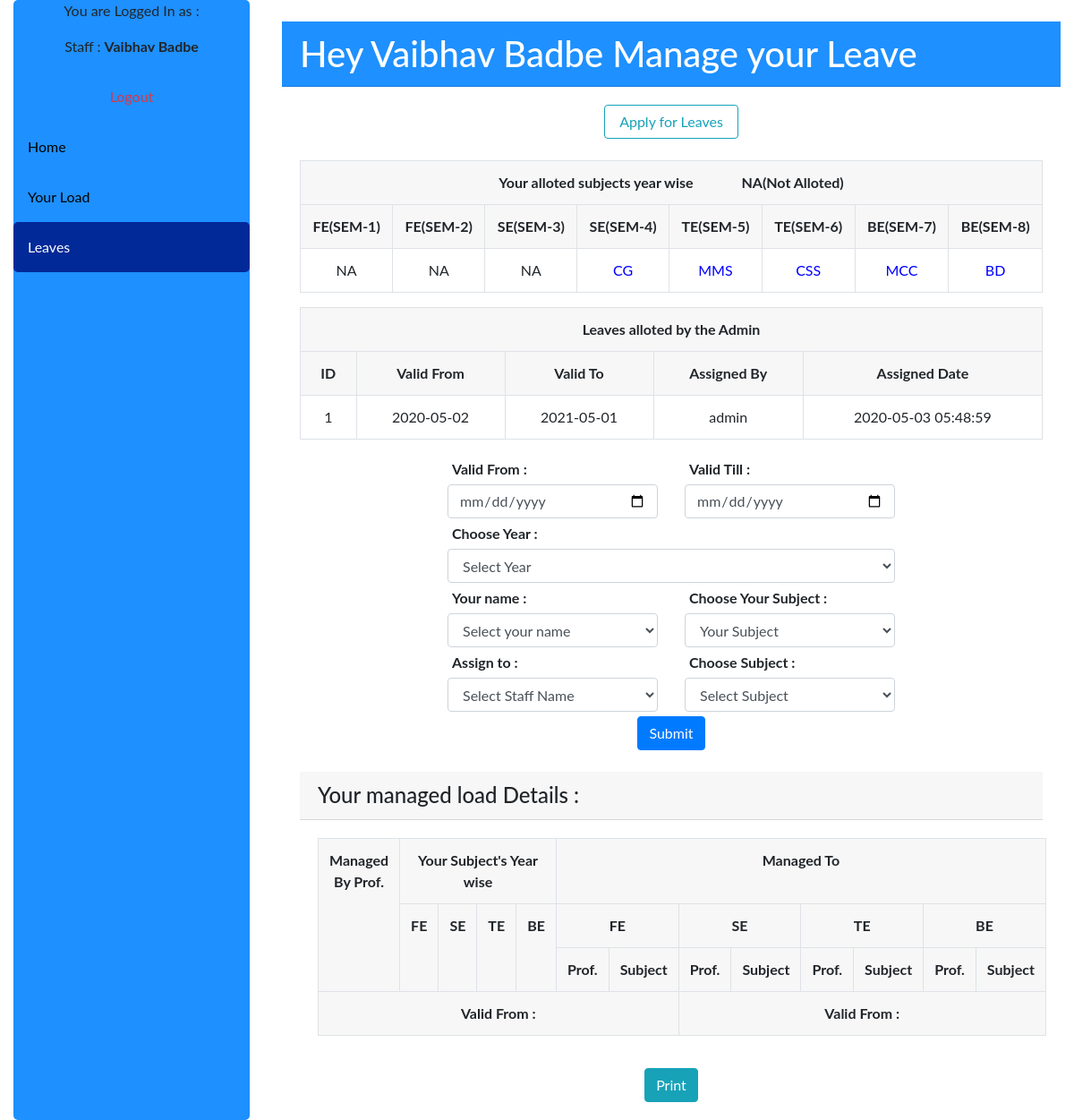
The page /staff/manage_leave.php (signed in) on the database its author committed.
### tables this page shows
CREATE TABLE `assign_leave` (
  `id` int(255) NOT NULL,
  `v_from` varchar(255) NOT NULL,
  `v_to` varchar(255) NOT NULL,
  `casual` varchar(255) NOT NULL,
  `special` varchar(255) NOT NULL,
  `medical` varchar(255) NOT NULL,
  `vacation` varchar(255) NOT NULL,
  `assign_to` varchar(255) NOT NULL,
  `assign_by` varchar(255) NOT NULL,
  `assign_date` timestamp NOT NULL DEFAULT current_timestamp() ON UPDATE current_timestamp()
);

### staff/manage_leave.php (the view, shortened to what this page needs)
<?php
  $db = mysqli_connect("localhost", "root", "", "sllm");
?>
<!DOCTYPE html>
<html>
<head>
    <link rel="stylesheet" href="https://maxcdn.bootstrapcdn.com/bootstrap/4.1.3/css/bootstrap.min.css">
    <link rel="stylesheet" href="https://use.fontawesome.com/releases/v5.6.3/css/all.css">
</head>
<body>
  <div class="container-fluid">
      <div class="row">
      <div class="col-lg-3 col-sm-3" >
      <div class="sidebar">
         <div>
            <?php  if (isset($_SESSION['username'])) : ?>
             <p style="text-align: center">You are Logged In as :</p>
             <p style="text-align: center">Staff : <strong><?php echo $_SESSION['username']; ?></strong></p>
             <a href="../logout.php" class="text-center text-danger">Logout</a>
            <?php endif ?>
         </div>
          <a href="staffhome.php">Home</a>
          <a href="yourload.php">Your Load</a>
          <a class="active" href="applyleave.php">Leaves</a>
      </div>
          </div>
        <div class="col-lg-9 col-sm-9">
        <br><h1 style="color: white; background-color: dodgerblue" class="card-header"> Hey <span><?php echo $_SESSION['username']; ?></span> Manage your Leave</h1>
        <div class="card-body">
        <a style="margin: auto; display: block; max-width: 150px" class="btn btn-outline-info" href="applyleave.php">Apply for Leaves</a><br>
        <table class="table table-bordered text-center">
          <tr class="card-header">
            <th colspan="8">Your alloted subjects year wise <span style="margin-left: 50px">NA(Not Alloted)</span></th>
          </tr>
          <tr class="card-header">
            <th>FE(SEM-1)</th>
            <th>FE(SEM-2)</th>
            <th>SE(SEM-3)</th>
            <th>SE(SEM-4)</th>
            <th>TE(SEM-5)</th>
            <th>TE(SEM-6)</th>
            <th>BE(SEM-7)</th>
            <th>BE(SEM-8)</th>
          </tr>
          <tr>
            <?php
              $q1 = " SELECT DISTINCT subject FROM assign_load WHERE year = 1 AND assigned_to = '".$_SESSION['username']."' ";
              $exe_q1 = mysqli_query($db, $q1);
              $count1 = mysqli_num_rows($exe_q1);
              if($count1 > 0){
                while($res1 = mysqli_fetch_array($exe_q1)){
            ?>
              <td style="color: blue"><?php echo $res1['subject']; ?></td>
            <?php
                }
              }
              else{
            ?>
              <td><?php echo('NA') ?></td>
            <?php
              }
            ?>
            <?php
              $q2 = " SELECT DISTINCT subject FROM assign_load WHERE year = 2 AND assigned_to = '".$_SESSION['username']."' ";
              $exe_q2 = mysqli_query($db, $q2);
              $count2 = mysqli_num_rows($exe_q2);
              if($count2 > 0){
                while($res2 = mysqli_fetch_array($exe_q2)){
            ?>
              <td style="color: blue"><?php echo $res2['subject']; ?></td>
            <?php
                }
              }
              else{
            ?>
              <td><?php echo('NA') ?></td>
            <?php
              }
            ?>
            <?php
              $q3 = " SELECT DISTINCT subject FROM assign_load WHERE year = 3 AND assigned_to = '".$_SESSION['username']."' ";
              $exe_q3 = mysqli_query($db, $q3);
              $count3 = mysqli_num_rows($exe_q3);
              if($count3 > 0){
                while($res3 = mysqli_fetch_array($exe_q3)){
            ?>
              <td style="color: blue"><?php echo $res3['subject']; ?></td>
            <?php
                }
              }
              else{
            ?>
              <td><?php echo('NA') ?></td>
            <?php
              }
            ?>
            <?php
              $q4 = " SELECT DISTINCT subject FROM assign_load WHERE year = 4 AND assigned_to = '".$_SESSION['username']."' ";
              $exe_q4 = mysqli_query($db, $q4);
              $count4 = mysqli_num_rows($exe_q4);
              if($count4 > 0){
                while($res4 = mysqli_fetch_array($exe_q4)){
            ?>
              <td style="color: blue"><?php echo $res4['subject']; ?></td>
            <?php
                }
              }
              else{
            ?>
              <td><?php echo('NA') ?></td>
            <?php
              }
            ?>
            <?php
              $q5 = " SELECT DISTINCT subject FROM assign_load WHERE year = 5 AND assigned_to = '".$_SESSION['username']."' ";
              $exe_q5 = mysqli_query($db, $q5);
              $count5 = mysqli_num_rows($exe_q5);
              if($count5 > 0){
                while($res5 = mysqli_fetch_array($exe_q5)){
            ?>
              <td style="color: blue"><?php echo $res5['subject']; ?></td>
            <?php
                }
              }
              else{
            ?>
              <td><?php echo('NA') ?></td>
            <?php
              }
            ?>
            <?php
              $q6 = " SELECT DISTINCT subject FROM assign_load WHERE year = 6 AND assigned_to = '".$_SESSION['username']."' ";
              $exe_q6 = mysqli_query($db, $q6);
              $count6 = mysqli_num_rows($exe_q6);
              if($count6 > 0){
                while($res6 = mysqli_fetch_array($exe_q6)){
            ?>
              <td style="color: blue"><?php echo $res6['subject']; ?></td>
            <?php
                }
              }
              else{
            ?>
              <td><?php echo('NA') ?></td>
            <?php
              }
            ?>
            <?php
              $q7 = " SELECT DISTINCT subject FROM assign_load WHERE year = 7 AND assigned_to = '".$_SESSION['username']."' ";
              $exe_q7 = mysqli_query($db, $q7);
              $count7 = mysqli_num_rows($exe_q7);
              if($count7 > 0){
                while($res7 = mysqli_fetch_array($exe_q7)){
            ?>
              <td style="color: blue"><?php echo $res7['subject']; ?></td>
            <?php
                }
              }
              else{
            ?>
              <td><?php echo('NA') ?></td>
            <?php
              }
            ?>
            <?php
              $q8 = " SELECT DISTINCT subject FROM assign_load WHERE year = 8 AND assigned_to = '".$_SESSION['username']."' ";
              $exe_q8 = mysqli_query($db, $q8);
              $count8 = mysqli_num_rows($exe_q8);
              if($count8 > 0){
                while($res8 = mysqli_fetch_array($exe_q8)){
            ?>
              <td style="color: blue"><?php echo $res8['subject']; ?></td>
            <?php
                }
              }
              else{
            ?>
              <td><?php echo('NA') ?></td>
            <?php
              }
            ?>
          </tr>
        </table>
        <table class="table table-bordered text-center">
          <tr class="card-header">
            <th colspan="5">Leaves alloted by the Admin </th>
          </tr>
         <tr class="card-header">
          <th> ID </th>
          <th> Valid From </th>
          <th> Valid To </th>
          <th> Assigned By </th>
          <th> Assigned Date </th>
         </tr>
         <?php
           $sql = "SELECT * FROM assign_leave WHERE assign_to = '".$_SESSION['username']."' ";
           $result = mysqli_query($db, $sql);
           $number = 1;
           while($res = mysqli_fetch_array($result)){
          ?>
        <tr class="a">
          <td><?php echo $number; ?></td>
          <td id="v_from"><?php echo $res['v_from']; ?></td>
          <td id="v_to"><?php echo $res['v_to']; ?></td>
          <td><?php echo $res['assign_by']; ?></td>
          <td><?php echo $res['assign_date']; ?></td>
         </tr>
         <?php
          $number++;
           }
         ?>
        </table>
        <form method="POST" style="max-width: 500px; margin: auto">
          <div class="row">
            <div class="col-lg-6">
              <label style="margin: 5px"><b>Valid From :</b></label>
              <input type="date" id="leavefrom" name="leavefrom" class="form-control" onblur="checklfrom(this.value)">
            </div>
            <div class="col-lg-6">
              <label style="margin: 5px"><b>Valid Till :</b></label>
              <input type="date" id="leaveto" name="leaveto" class="form-control" onblur="checklto(this.value)">
            </div>
          </div>
          <div class="row">
            <div class="col-lg-12">
            <label style="margin: 5px" for="year"><b>Choose Year :</b></label>
            <select class="form-control" id="year" name="year" onchange="myfun(this.value)">
              <option value="#">Select Year</option>
            </select>
            </div>
        </div>
        <div class="row">
            <div class="col-lg-6">
              <label style="margin: 5px" for="your_name"><b>Your name :</b></label>
              <select class="form-control" id="your_name" name="your_name" onchange="myfun2(this.value)">
                <option value="#">Select your name</option>
              </select>
            </div>
            <div class="col-lg-6">
            <label style="margin: 5px" for="your_subject"><b>Choose Your Subject :</b></label>
            <select class="form-control" id="your_subject" name="your_subject">
              <option value="#">Your Subject</option>
            </select>
            </div>
          </div>
          <div class="row">
            <div class="col-lg-6">
              <label style="margin: 5px" for="staff"><b>Assign to :</b></label>
              <select class="form-control" id="staff" name="staff" onchange="myfun1(this.value)">
                <option value="#">Select Staff Name</option>
              </select>
            </div>
            <div class="col-lg-6">
            <label style="margin: 5px" for="subject"><b>Choose Subject :</b></label>
            <select class="form-control" id="subject" name="subject">
              <option value="#">Select Subject</option>
            </select>
            </div>
          </div>
          <button style="display: block; margin: auto; margin-top: 5px" class="btn btn-primary" type="submit" name="submit">Submit</button>
        </form>
        <br>
        <h4 class="card-header">Your managed load Details :</h4>
        <div id="load_table" class="card-body">
        <table id="load_managed_table" class="table table-bordered text-center">
          <tr class="card-header">
            <th rowspan="3">Managed By Prof.</th>
            <th colspan="4">Your Subject's Year wise</th>
            <th colspan="8">Managed To</th>
          </tr>
          <tr class="card-header">
            <th rowspan="2">FE</th>
            <th rowspan="2">SE</th>
            <th rowspan="2">TE</th>
            <th rowspan="2">BE</th>
            <th colspan="2">FE</th>
            <th colspan="2">SE</th>
            <th colspan="2">TE</th>
            <th colspan="2">BE</th>
          </tr>
          <tr class="card-header">
            <th>Prof.</th>
            <th>Subject</th>
            <th>Prof.</th>
            <th>Subject</th>
            <th>Prof.</th>
            <th>Subject</th>
            <th>Prof.</th>
            <th>Subject</th>
          </tr>
          <tr class="card-header">
            <td colspan="7"><b>Valid From :</b>
            </td>
            <td colspan="7"><b>Valid From :</b>
            </td>
          </tr>
        </table>
        </div>
        <button style="display: block; margin: auto" class="btn btn-info" onclick="print_table('load_table')">Print</button>
    </div>
    </div>
    </div>
    </div>
</body>
</html>

### staff/manage_leave.php (style rules this page uses)
body { margin: 0; font-family: "Lato", sans-serif; }
.sidebar { margin: 0; padding: 0; width: 22%; background-color: dodgerblue; position: fixed; height: 100%; overflow: auto; border-radius: 5px; }
.sidebar a { display: block; color: black; padding: 16px; text-decoration: none; border-radius: 5px; }
.sidebar a.active { background-color: #012998; color: white; border-radius: 5px; }

### rows shown on the page
assign_leave: v_from "2020-05-02", v_to "2021-05-01", assign_by "admin", assign_date "2020-05-03 05:48:59"

### other values the page prints
$_SESSION['username'] "Vaibhav Badbe"
$res4['subject'] "CG"
$res5['subject'] "MMS"
$res6['subject'] "CSS"
$res7['subject'] "MCC"
$res8['subject'] "BD"
